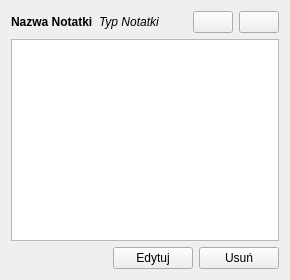
<?xml version="1.0" encoding="UTF-8"?>
<ui version="4.0">
 <class>Note</class>
 <widget class="QWidget" name="Note">
  <property name="geometry">
   <rect>
    <x>0</x>
    <y>0</y>
    <width>290</width>
    <height>280</height>
   </rect>
  </property>
  <property name="minimumSize">
   <size>
    <width>145</width>
    <height>280</height>
   </size>
  </property>
  <property name="maximumSize">
   <size>
    <width>290</width>
    <height>280</height>
   </size>
  </property>
  <property name="windowTitle">
   <string>Form</string>
  </property>
  <layout class="QVBoxLayout" name="verticalLayout">
   <item>
    <layout class="QHBoxLayout" name="horizontalLayout">
     <item>
      <widget class="QLabel" name="titleLabel">
       <property name="font">
        <font>
         <bold>true</bold>
        </font>
       </property>
       <property name="text">
        <string>Nazwa Notatki</string>
       </property>
      </widget>
     </item>
     <item>
      <widget class="QLabel" name="typeLabel">
       <property name="font">
        <font>
         <italic>true</italic>
        </font>
       </property>
       <property name="text">
        <string>Typ Notatki</string>
       </property>
      </widget>
     </item>
     <item>
      <spacer name="horizontalSpacer_3">
       <property name="orientation">
        <enum>Qt::Horizontal</enum>
       </property>
       <property name="sizeHint" stdset="0">
        <size>
         <width>40</width>
         <height>20</height>
        </size>
       </property>
      </spacer>
     </item>
     <item>
      <widget class="QPushButton" name="saveBtn">
       <property name="text">
        <string/>
       </property>
       <property name="icon">
        <iconset>
         <normalon>:/icons/icons/download.png</normalon>
        </iconset>
       </property>
      </widget>
     </item>
     <item>
      <widget class="QPushButton" name="starBtn">
       <property name="text">
        <string/>
       </property>
       <property name="icon">
        <iconset>
         <normaloff>:/icons/icons/star_empty_theme.png</normaloff>
         <normalon>:/icons/icons/heart_empty.png</normalon>:/icons/icons/star_empty_theme.png</iconset>
       </property>
       <property name="iconSize">
        <size>
         <width>16</width>
         <height>16</height>
        </size>
       </property>
      </widget>
     </item>
    </layout>
   </item>
   <item>
    <widget class="QPlainTextEdit" name="contentLabel">
     <property name="readOnly">
      <bool>true</bool>
     </property>
    </widget>
   </item>
   <item>
    <layout class="QHBoxLayout" name="horizontalLayout_2">
     <item>
      <spacer name="horizontalSpacer_2">
       <property name="orientation">
        <enum>Qt::Horizontal</enum>
       </property>
       <property name="sizeHint" stdset="0">
        <size>
         <width>40</width>
         <height>20</height>
        </size>
       </property>
      </spacer>
     </item>
     <item>
      <widget class="QPushButton" name="editBtn">
       <property name="text">
        <string>Edytuj</string>
       </property>
      </widget>
     </item>
     <item>
      <widget class="QPushButton" name="deleteBtn">
       <property name="text">
        <string>Usuń</string>
       </property>
      </widget>
     </item>
    </layout>
   </item>
  </layout>
 </widget>
 <resources/>
 <connections/>
</ui>
